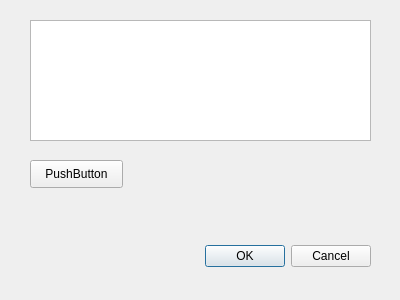
<?xml version="1.0" encoding="UTF-8"?>
<ui version="4.0">
 <class>Dialog</class>
 <widget class="QDialog" name="Dialog">
  <property name="geometry">
   <rect>
    <x>0</x>
    <y>0</y>
    <width>400</width>
    <height>300</height>
   </rect>
  </property>
  <property name="windowTitle">
   <string>Dialog</string>
  </property>
  <widget class="QDialogButtonBox" name="buttonBox">
   <property name="geometry">
    <rect>
     <x>30</x>
     <y>240</y>
     <width>341</width>
     <height>32</height>
    </rect>
   </property>
   <property name="orientation">
    <enum>Qt::Horizontal</enum>
   </property>
   <property name="standardButtons">
    <set>QDialogButtonBox::Cancel|QDialogButtonBox::Ok</set>
   </property>
  </widget>
  <widget class="QPushButton" name="pushButton">
   <property name="geometry">
    <rect>
     <x>30</x>
     <y>160</y>
     <width>93</width>
     <height>28</height>
    </rect>
   </property>
   <property name="text">
    <string>PushButton</string>
   </property>
  </widget>
  <widget class="QTextEdit" name="textEdit">
   <property name="geometry">
    <rect>
     <x>30</x>
     <y>20</y>
     <width>341</width>
     <height>121</height>
    </rect>
   </property>
  </widget>
 </widget>
 <resources/>
 <connections>
  <connection>
   <sender>buttonBox</sender>
   <signal>accepted()</signal>
   <receiver>Dialog</receiver>
   <slot>accept()</slot>
   <hints>
    <hint type="sourcelabel">
     <x>248</x>
     <y>254</y>
    </hint>
    <hint type="destinationlabel">
     <x>157</x>
     <y>274</y>
    </hint>
   </hints>
  </connection>
  <connection>
   <sender>buttonBox</sender>
   <signal>rejected()</signal>
   <receiver>Dialog</receiver>
   <slot>reject()</slot>
   <hints>
    <hint type="sourcelabel">
     <x>316</x>
     <y>260</y>
    </hint>
    <hint type="destinationlabel">
     <x>286</x>
     <y>274</y>
    </hint>
   </hints>
  </connection>
 </connections>
</ui>
